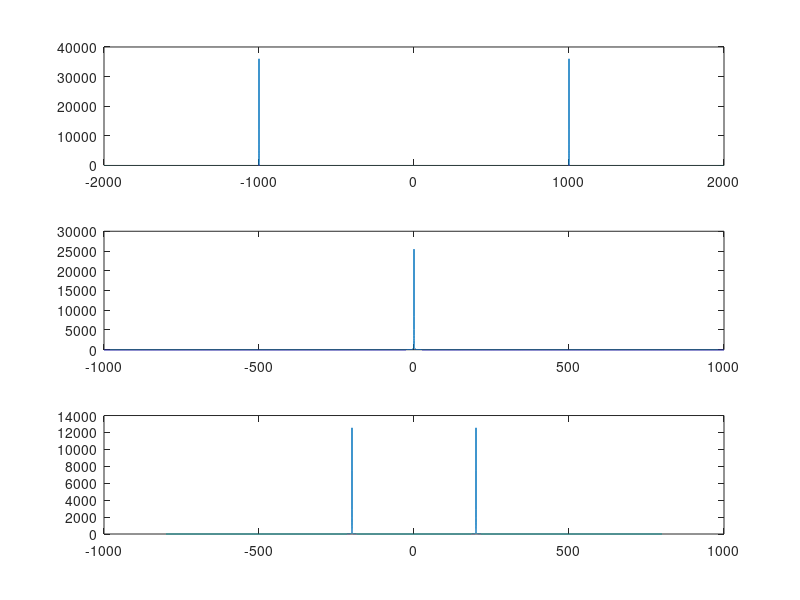

Reproduce this figure in MATLAB.
%Lab_7 Alex, Daly
clear all
% k=0;
% for	t=-10:0.01:10
%     k=k+1;
%     if	(t>-0.5	&&	t<0.5)
%         x1(k)=1;
%     else	x1(k)=0;
%     end
% 
%     if	(t>-1	&&	t<1)
%         x2(k)=1;
%     else	x2(k)=0;
%     end
%     if	(t>-2	&&	t<2)
%         x3(k)=1;
%     else	x3(k)=0;
%     end
%     if	(t>-3	&&	t<3)
%         x4(k)=1;
%     else	x4(k)=0;
%     end
%     if	(t>-4	&&	t<4)
%         x5(k)=1;
%     else	x5(k)=0;
%     end
% end
% t=-10:0.01:10;
% step=1/0.01;
% f=-step/2:step/length(t):step/2-step/length(t);
% figure(1);
% subplot(5,1,1),	plot(x1);
% subplot(5,1,2),	plot(x2);
% subplot(5,1,3),	plot(x3);
% subplot(5,1,4),	plot(x4);
% subplot(5,1,5),	plot(x5);
% 
% figure(2)
% subplot(5,1,1),	plot(f,	fftshift(abs(fft(x1))))
% subplot(5,1,2),	plot(f,	fftshift(abs(fft(x2))))
% subplot(5,1,3),	plot(f,	fftshift(abs(fft(x3))))
% subplot(5,1,4),	plot(f,	fftshift(abs(fft(x4))))
% subplot(5,1,5),	plot(f,	fftshift(abs(fft(x5))))

% t=-10:0.0001:10;
% x1=sinc(500*t);
% x2=sinc(1200*t);
% x3=x1+x2;
% step=1/0.0001;
% f=-step/2:step/length(t):step/2-step/length(t);
% subplot(3,1,1),	plot(f,fftshift(abs(fft(x1))));
% subplot(3,1,2),	plot(f,fftshift(abs(fft(x2))));
% subplot(3,1,3),	plot(f,fftshift(abs(fft(x3))));
% 
% step=1/0.0001;
% f=-step/2:step/length(t):step/2-step/length(t);
% t=-10:0.0001:10;
% x4 = t.*sinc(500*pi*t)
% subplot(1,1,1),	plot(f,fftshift(abs(fft(x4))));

% Part 4
% step=1/0.0001;
% f=-step/2:step/length(t):step/2-step/length(t);
% t=-10:0.0001:10;
% x5 = t.*sinc(500*pi*(t-2));
% subplot(1,1,1),	plot(f,fftshift(abs(fft(x5))));

% Part 5
% k=1;	yi(1)=0;
% for	t=-10:0.01:10	
%     k = k + 1;
%     if	(t>-2	&&	t<2)	
%         y(k)=1;	
%     else	
%         y(k)=0;	
%     end	
%     yi(k)=yi(k-1)+y(k);	
% end
% step=1/.01;
% t=-10:0.01:10;
% f= -step/2:step/length(t):step/2;	
% plot(f,abs(fftshift(fft(yi))));

% Part 6
% k = 1;
% for	t=-10:0.01:10	
%     k = k + 1;
%     u = 3*t - 2;
%     if	(u>-2	&&	u<2)	
%         y(k)=1;	
%     else	
%         y(k)=0;	
%     end	
%     if	(t>-2	&&	t<2)	
%         g(k)=1;	
%     else	
%         g(k)=0;	
%     end	
% end
% step=1/.01;
% t=-10:0.01:10;
% f= -step/2:step/length(t):step/2;	
% subplot(2, 1, 1), plot(f,abs(fftshift(fft(y))));
% subplot(2, 1, 2), plot(f,abs(fftshift(fft(g))));

% Part 7
% k = 1;
% for	t=-10:0.01:10	
%     k = k + 1;
%     if	(t>-2	&&	t<2)	
%         y(k)=1;	
%     else	
%         y(k)=0;	
%     end	
% end
% yd = [diff(y),0];
% step=1/.01;
% t=-10:0.01:10;
% f= -step/2:step/length(t):step/2;	
% subplot(2, 1, 1), plot(f,abs(fftshift(fft(y))));
% subplot(2, 1, 2), plot(f,abs(fftshift(fft(yd))));

% %Part 8
% k = 1;
% for	t=-10:0.01:10	
%     k = k + 1;
%     if	(t>-2	&&	t<2)	
%         y(k)=1;	
%     else	
%         y(k)=0;	
%     end	
% end
% t=-10:0.01:10;
% Y = abs(fft(y));
% Ey = y*y';
% EY = Y*Y'/length(t);
% step=1/.01;
% f= -step/2:step/length(t):step/2;	
% subplot(2, 1, 1), plot(f,abs(fftshift(fft(y))));
% subplot(2, 1, 2), plot(f,abs(fftshift(fft(yd))));

% %part 9
% 
% k=0;
% for	t=-10:0.01:10
%     k=k+1;
%     if	(t>-1	&&	t<1)
%         x(k)=1;
%     else	
%         x(k)=0;
%     end
%     if	(t>-2	&&	t<2)
%         y(k)=1;
%     else	
%         y(k)=0;
%     end
% end
% 
% t=-10:0.01:10;
% step=1/0.01;
% f1=-step+step/length(t):step/length(t):step-step/length(t);
% f=-step/2:step/length(t):step/2-step/length(t);
% subplot(2, 1, 1), plot(f1,abs(fftshift(fft(conv(x,y)))));
% 
% t=-10:0.01:10;
% 
% subplot(2, 1, 2), plot(f,abs(fftshift(fft(x))).*abs(fftshift(fft(y))));	

%part 10

% a=imread('moon.tif');
% figure(1);
% imshow(a);
% figure(2);
% mesh(fftshift(abs(fft2(a))));

% a=imread('cameraman.tif');
% figure(1);
% imshow(a);
% figure(2);
% mesh(fftshift(abs(fft2(a))));

% a=randn(300, 400);
% figure(1);
% imshow(a);
% figure(2);
% mesh(fftshift(abs(fft2(a))));
%
%part 11
% w = -pi*100:pi*100;
% H=1j*w./((1j*w).^2+3*1j*w+2);
% X=1./(1+1j*w);
% 
% figure(1)
% plot(w,real(abs(ifft(X.*H))));
% figure(2)
% t=0:0.01:10;
% yx=-t.*exp(-t)+2*exp(-t)-2*exp(-2*t);
% plot(t,abs(yx));

%part 12
% wmax1 = 500*pi;
% wmax2 = 1200*pi;
% wmax3 = 1200*pi;
% 
% T1=pi/(wmax1);	
% T2=pi/(wmax2);
% T3=pi/(wmax3);
% 
% n1=-10/T1:10/T1;
% n2=-10/T2:10/T2;
% n3=-10/T3:10/T3;
% 
% x1=sinc(500*n1*T1);
% x2=sinc(1200*n2*T2);
% x3=sinc(500*n3*T3)+sinc(1200*n3*T3);
% 
% f1=-1/(2*T1):1/(T1*length(n1)):1/(2*T1)-1/(T1*length(n1));
% f2=-1/(2*T2):1/(T2*length(n2)):1/(2*T2)-1/(T2*length(n2));
% f3=-1/(2*T3):1/(T3*length(n3)):1/(2*T3)-1/(T3*length(n3));
% 
% figure(1)
% subplot(3,1,1),	plot(f1,abs(fft(x1)));
% subplot(3,1,2),	plot(f2,abs(fft(x2)));
% subplot(3,1,3),	plot(f3,abs(fft(x3)));
% 
% T1=pi/(2*wmax1);	
% T2=pi/(2*wmax2);
% T3=pi/(2*wmax3);
% 
% n1=-10/T1:10/T1;
% n2=-10/T2:10/T2;
% n3=-10/T3:10/T3;
% 
% x1=sinc(500*n1*T1);
% x2=sinc(1200*n2*T2);
% x3=sinc(500*n3*T3)+sinc(1200*n3*T3);
% 
% f1=-1/(2*T1):1/(T1*length(n1)):1/(2*T1)-1/(T1*length(n1));
% f2=-1/(2*T2):1/(T2*length(n2)):1/(2*T2)-1/(T2*length(n2));
% f3=-1/(2*T3):1/(T3*length(n3)):1/(2*T3)-1/(T3*length(n3));
% 
% figure(2)
% subplot(3,1,1),	plot(f1,abs(fft(x1)));
% subplot(3,1,2),	plot(f2,abs(fft(x2)));
% subplot(3,1,3),	plot(f3,abs(fft(x3)));
% 
% 
% %part c
% T1=pi/(0.8*wmax1);	
% T2=pi/(0.8*wmax2);
% T3=pi/(0.8*wmax3);
% 
% n1=-10/T1:10/T1;
% n2=-10/T2:10/T2;
% n3=-10/T3:10/T3;
% 
% x1=sinc(500*n1*T1);
% x2=sinc(1200*n2*T2);
% x3=sinc(500*n3*T3)+sinc(1200*n3*T3);
% 
% f1=-1/(2*T1):1/(T1*length(n1)):1/(2*T1)-1/(T1*length(n1));
% f2=-1/(2*T2):1/(T2*length(n2)):1/(2*T2)-1/(T2*length(n2));
% f3=-1/(2*T3):1/(T3*length(n3)):1/(2*T3)-1/(T3*length(n3));
% 
% figure(3)
% subplot(3,1,1),	plot(f1,abs(fft(x1)));
% subplot(3,1,2),	plot(f2,abs(fft(x2)));
% subplot(3,1,3),	plot(f3,abs(fft(x3)));


T1=pi/(2*2000*pi); %twice Nyquist
T2=pi/(2000*pi);	%Nyquist
T3=pi/(0.8*2000*pi); %less than Nyquist

n1=-10/T1:10/T1;
n2=-10/T2:10/T2;
n3=-10/T3:10/T3;

x1=cos(2000*pi*n1*T1);
x2=cos(2000*pi*n2*T2);
x3=cos(2000*pi*n3*T3);
f1=-1/(2*T1):1/(T1*length(n1)):1/(2*T1)-1/(T1*length(n1));
f2=-1/(2*T2):1/(T2*length(n2)):1/(2*T2)-1/(T2*length(n2));
f3=-1/(2*T3):1/(T3*length(n3)):1/(2*T3)-1/(T3*length(n3));
figure(4)
subplot(3,1,1),	plot(f1, abs(fft(x1)));
subplot(3,1,2), plot(f2, abs(fft(x2)));
subplot(3,1,3), plot(f3, abs(fft(x3)));
